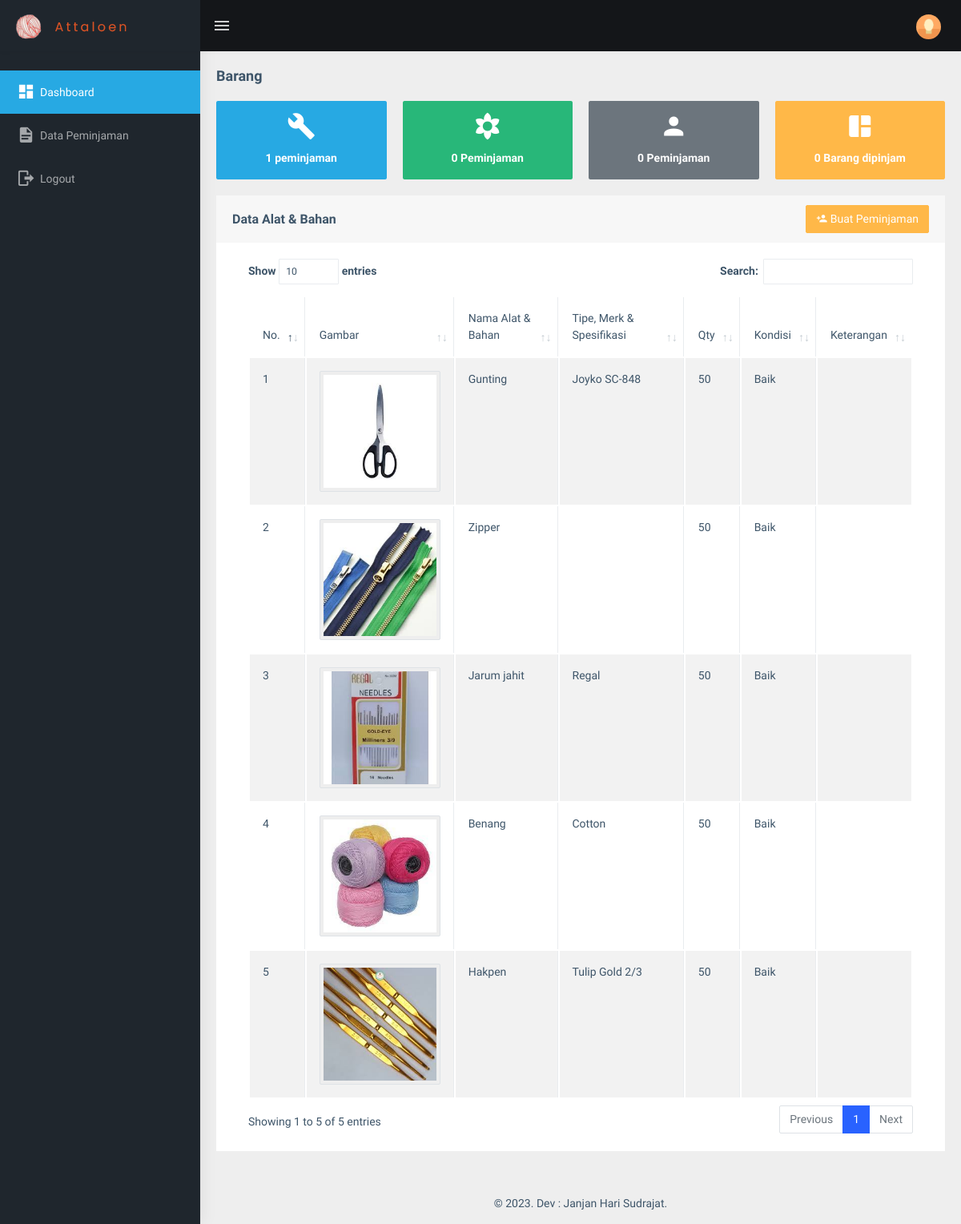
The page /view_admin/dashboard_user.php (signed in) on the database as committed earlier.
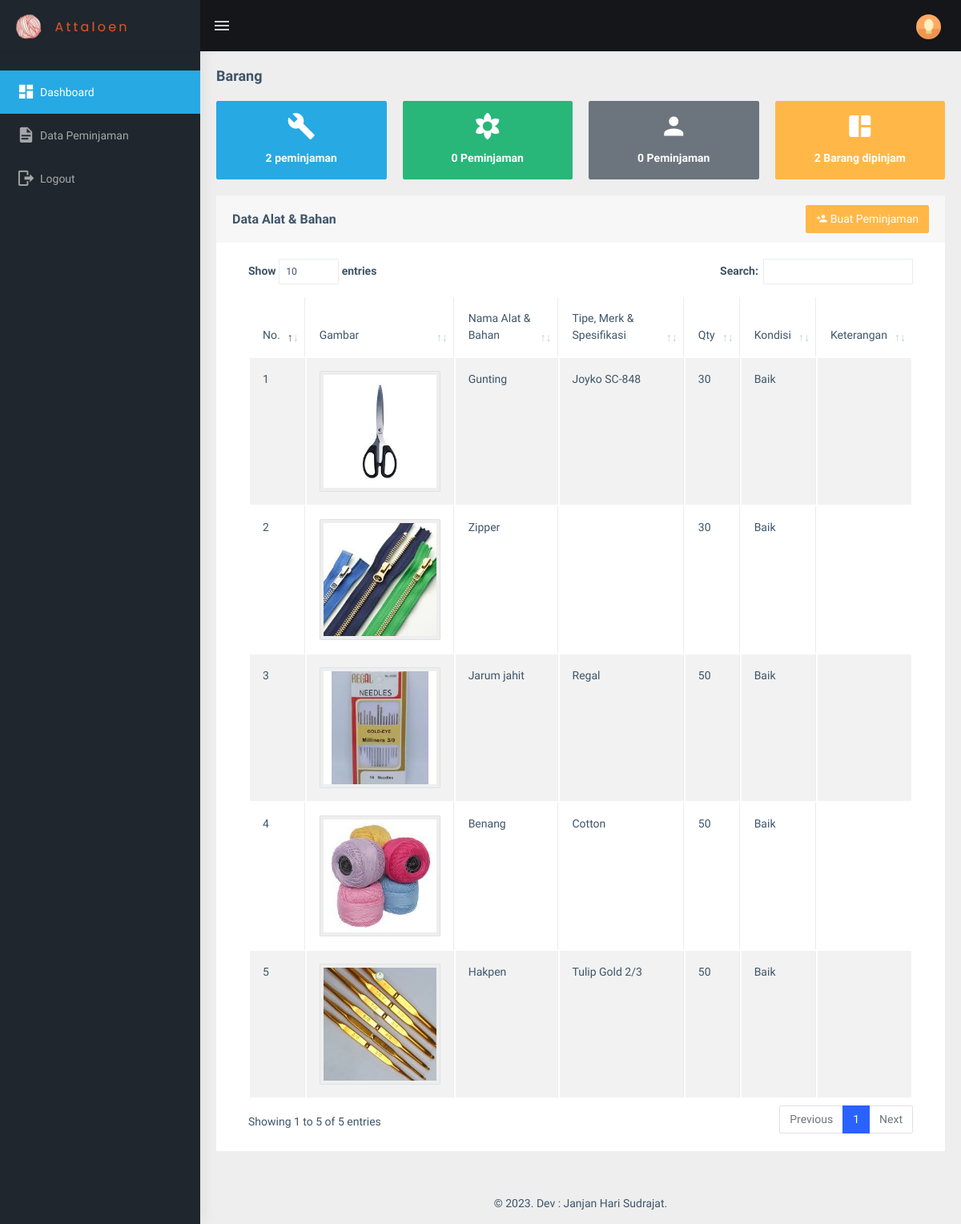
The same page on the database as committed later.
### tables this page shows
CREATE TABLE `alat_bahan` (
  `id_alat_bahan` int(11) NOT NULL,
  `kode` varchar(100) NOT NULL,
  `nama_alat_bahan` varchar(255) NOT NULL,
  `merk` varchar(255) NOT NULL,
  `id_kategori` int(11) NOT NULL,
  `qty` int(11) NOT NULL,
  `gambar` varchar(255) NOT NULL,
  `kondisi` varchar(100) NOT NULL,
  `keterangan` varchar(255) NOT NULL,
  `date_created` date NOT NULL
);

### functions.php (called while the page is built, shortened)
<?php
$conn = mysqli_connect("localhost", "root", "", "db_sippa");
function query($query)
{
    global $conn;
    $result = mysqli_query($conn, $query);
    $rows = [];
    while ($row = mysqli_fetch_assoc($result)) {
        $rows[] = $row;
    }
    return $rows;
}

### view_admin/dashboard_user.php (the view, shortened to what this page needs)
<?php
include "../templates/header.php";
$id_user = $user["id_user"];
$peminjaman = query("SELECT * FROM peminjaman INNER JOIN users ON peminjaman.id_karyawan = users.id_user WHERE id_karyawan = $id_user");
$total_peminjaman = count($peminjaman);
$peminjaman_pending = query("SELECT * FROM peminjaman INNER JOIN users ON peminjaman.id_karyawan = users.id_user WHERE status_peminjaman = 2 AND id_karyawan = $id_user");
$total_peminjaman_pending = count($peminjaman_pending);
$peminjaman_belum_kembali = query("SELECT * FROM peminjaman INNER JOIN users ON peminjaman.id_karyawan = users.id_user WHERE status_pengembalian = 2 AND id_karyawan = $id_user");
$total_peminjaman_belum_kembali = count($peminjaman_belum_kembali);
$peminjaman_detail = query("SELECT * FROM peminjaman_detail INNER JOIN peminjaman ON peminjaman_detail.id_peminjaman = peminjaman.id_peminjaman INNER JOIN users ON peminjaman.id_karyawan = users.id_user WHERE id_karyawan = $id_user GROUP BY id_barang");
$total_peminjaman_detail = count($peminjaman_detail);
$alat_bahan = query("SELECT * FROM alat_bahan INNER JOIN kategori ON alat_bahan.id_kategori = kategori.id_kategori");
?>
<div class="page-wrapper">
    <div class="page-breadcrumb">
        <div class="row">
            <div class="col-12 d-flex no-block align-items-center">
                <h4 class="page-title">Barang</h4>
            </div>
        </div>
    </div>
    <div class="container-fluid">
        <div class="row">
            <div class="col-md-6 col-lg-3">
                <div class="card card-hover">
                    <div class="box bg-cyan text-center">
                        <h1 class="font-light text-white">
                            <i class="mdi mdi-wrench"></i>
                        </h1>
                        <h6 class="text-white">
                            <?= $total_peminjaman; ?> peminjaman
                        </h6>
                    </div>
                </div>
            </div>
            <div class="col-md-6 col-lg-3">
                <div class="card card-hover">
                    <div class="box bg-success text-center">
                        <h1 class="font-light text-white">
                            <i class="mdi mdi-image-filter-vintage"></i>
                        </h1>
                        <h6 class="text-white">
                            <?= $total_peminjaman_pending; ?> Peminjaman
                        </h6>
                    </div>
                </div>
            </div>
            <div class="col-md-6 col-lg-3">
                <div class="card card-hover">
                    <div class="box bg-secondary text-center">
                        <h1 class="font-light text-white">
                            <i class="mdi mdi-account"></i>
                        </h1>
                        <h6 class="text-white">
                            <?= $total_peminjaman_belum_kembali; ?> Peminjaman
                        </h6>
                    </div>
                </div>
            </div>
            <div class="col-md-6 col-lg-3">
                <div class="card card-hover">
                    <div class="box bg-warning text-center">
                        <h1 class="font-light text-white">
                            <i class="mdi mdi-collage"></i>
                        </h1>
                        <h6 class="text-white">
                            <?= $total_peminjaman_detail; ?> Barang dipinjam
                        </h6>
                    </div>
                </div>
            </div>
        </div>
        <div class="row">
            <div class="col-md-12">
                <div class="card">
                    <div class="card-header">
                        <div class="row">
                            <div class="col">
                                <h5 class="card-title pt-2">Data Alat & Bahan</h5>
                            </div>
                            <div class="col">
                                <a href="../view_peminjaman/user_peminjaman_add.php"
                                    class="btn btn-warning text-white float-end"><i class="mdi mdi-account-plus"></i>
                                    Buat Peminjaman</a>
                            </div>
                        </div>
                    </div>
                    <div class="card-body">
                        <div class="table-responsive">
                            <table id="zero_config" class="table table-striped table-bordered">
                                <thead>
                                    <tr>
                                        <th>No.</th>
                                        <th>Gambar</th>
                                        <th>Nama Alat & Bahan</th>
                                        <th>Tipe, Merk & Spesifikasi</th>
                                        <th>Qty</th>
                                        <th>Kondisi</th>
                                        <th>Keterangan</th>
                                    </tr>
                                </thead>
                                <tbody>
                                    <?php $i = 1; ?>
                                    <?php foreach ($alat_bahan as $ab): ?>
                                        <tr>
                                            <td>
                                                <?= $i; ?>
                                            </td>
                                            <td>
                                                <img src="../assets/img/alat_bahan/<?= $ab["gambar"]; ?>"
                                                    class="img-thumbnail">
                                            </td>
                                            <td>
                                                <?= $ab["nama_alat_bahan"]; ?>
                                            </td>
                                            <td>
                                                <?= $ab["merk"]; ?>
                                            </td>
                                            <td>
                                                <?= $ab["qty"]; ?>
                                            </td>
                                            <td>
                                                <?= $ab["kondisi"]; ?>
                                            </td>
                                            <td>
                                            </td>
                                        </tr>
                                        <?php $i++; ?>
                                    <?php endforeach; ?>
                            </table>
                        </div>
                    </div>
                </div>
            </div>
        </div>
    </div>
    <?php
    include "../templates/footer.php";
    ?>

### templates/header.php (shortened to what this page needs)
<?php
require "../functions.php";
$id = $_SESSION['id'];
$user = query(
    "SELECT * FROM users
    INNER JOIN users_role ON users.role_id = users_role.id_role
    WHERE id_user = $id"
)[0];
?>
<!DOCTYPE html>
<html dir="ltr" lang="en">
<head>
    <link href="../assets/libs/flot/css/float-chart.css" rel="stylesheet" />
    <link href="../assets/libs/fullcalendar/dist/fullcalendar.min.css" rel="stylesheet" />
    <link href="../assets/extra-libs/calendar/calendar.css" rel="stylesheet" />
    <link href="../assets/libs/datatables.net-bs4/css/dataTables.bootstrap4.css" rel="stylesheet" />
    <link href="../assets/css/style.min.css" rel="stylesheet" />
    <link href="../assets/css/style.min.css" rel="stylesheet" />
</head>
<body>
    <div id="main-wrapper" data-layout="vertical" data-navbarbg="skin5" data-sidebartype="full"
        data-sidebar-position="absolute" data-header-position="absolute" data-boxed-layout="full">
        <?php
        include "../templates/topbar.php";
        if ($user["role_id"] == 1) {
            include "../templates/sidebar.php";
        } else {
            include "../templates/sidebar_user.php";
        }
        ?>

### templates/topbar.php (shortened to what this page needs)
<header class="topbar" data-navbarbg="skin5">
    <nav class="navbar top-navbar navbar-expand-md navbar-dark">
        <div class="navbar-header" data-logobg="skin5">
            <a class="navbar-brand" href="#">
                <b class="logo-icon ps-2">
                    <img src="../assets/img/logo-icon.png" alt="homepage" class="light-logo" />
                </b>
                <span class="logo-text ms-2">
                    <img src="../assets/img/logo-text.png" alt="homepage" class="light-logo" />
                </span>
            </a>
        </div>
        <div class="navbar-collapse collapse" id="navbarSupportedContent" data-navbarbg="skin5">
            <ul class="navbar-nav float-start me-auto">
                <li class="nav-item d-none d-lg-block">
                    <a class="nav-link sidebartoggler waves-effect waves-light" href="javascript:void(0)"
                        data-sidebartype="mini-sidebar"><i class="mdi mdi-menu font-24"></i></a>
                </li>
            </ul>
            <ul class="navbar-nav float-end">
                <li class="nav-item dropdown">
                    <a class="nav-link dropdown-toggle text-muted waves-effect waves-dark pro-pic" href="#"
                        id="navbarDropdown" role="button" data-bs-toggle="dropdown" aria-expanded="false">
                        <img src="../assets/img/users/1.jpg" alt="user" class="rounded-circle" width="31" />
                    </a>
                </li>
            </ul>
        </div>
    </nav>
</header>

### templates/sidebar_user.php
<aside class="left-sidebar" data-sidebarbg="skin5">
    <div class="scroll-sidebar">
        <nav class="sidebar-nav">
            <ul id="sidebarnav" class="pt-4">
                <li class="sidebar-item">
                    <a class="sidebar-link waves-effect waves-dark sidebar-link" href="../view_admin/dashboard_user.php"
                        aria-expanded="false"><i class="mdi mdi-view-dashboard"></i><span
                            class="hide-menu">Dashboard</span></a>
                </li>
                <li class="sidebar-item">
                    <a class="sidebar-link waves-effect waves-dark sidebar-link"
                        href="../view_peminjaman/user_peminjaman.php" aria-expanded="false"><i
                            class="mdi mdi-file-document"></i><span class="hide-menu">Data
                            Peminjaman</span></a>
                </li>
                <li class="sidebar-item">
                    <a class="sidebar-link waves-effect waves-dark sidebar-link" href="../logout.php"
                        onclick="return confirm('Yakin ingin keluar dari aplikasi?');"><i
                            class="mdi mdi-logout"></i><span class="hide-menu">Logout</span></a>
                </li>
            </ul>
        </nav>
    </div>
</aside>

### templates/footer.php (shortened to what this page needs)
<footer class="footer text-center">
    &copy
    <?= date("Y"); ?>. Dev : Janjan Hari Sudrajat.
</footer>
</div>
</div>
</body>
</html>

Rows that differ between the two databases and show on the page:
changed alat_bahan "Gunting": qty "50" → "30"
changed alat_bahan "Zipper": qty "50" → "30"
Other text that changed with them:
$total_peminjaman: "1" → "2"
$total_peminjaman_detail: "0" → "2"
